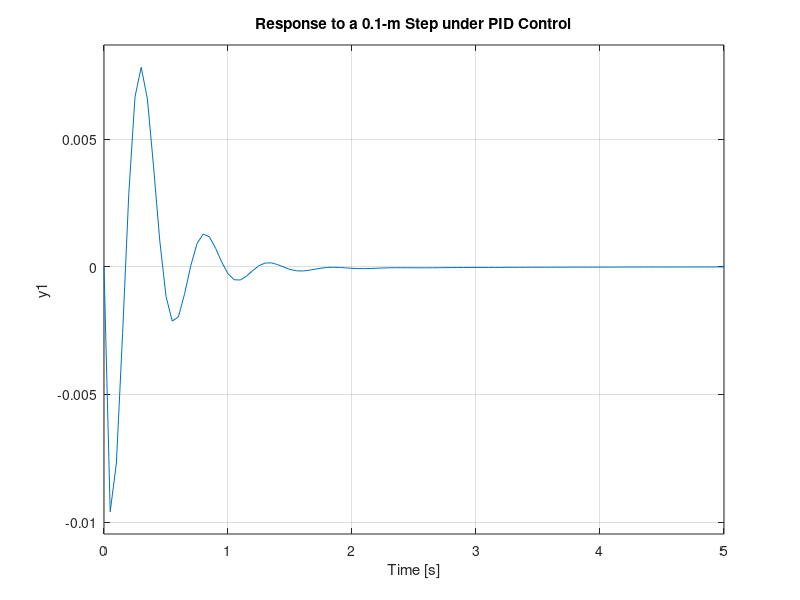
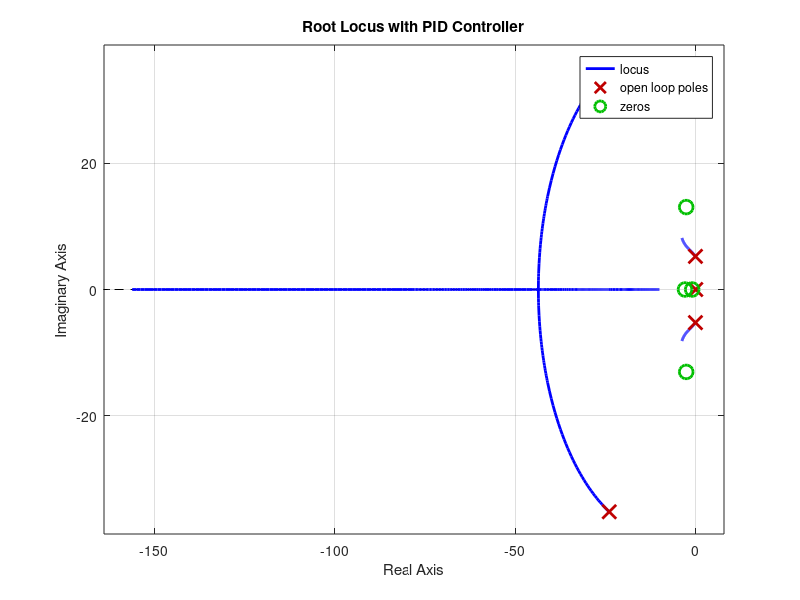

These charts were generated, in order, by the following MATLAB code: (Note: this script raises an error after producing the figures.)
% System Parameters
m1 = 2500;
m2 = 320;
k1 = 80000;
k2 = 500000;
b1 = 350;
b2 = 15020;

% Transfer Function G1(s)
nump = [(m1 + m2) b2 k2];
denp = [(m1 * m2) (m1 * (b1 + b2)) + (m2 * b1) (m1 * (k1 + k2)) + (m2 * k1) + (b1 * b2) (b1 * k2) + (b2 * k1) k1 * k2];
G1 = tf(nump, denp);

% Transfer Function G2(s)
num1 = [-(m1 * b2) -(m1 * k2) 0 0];
den1 = [(m1 * m2) (m1 * (b1 + b2)) + (m2 * b1) (m1 * (k1 + k2)) + (m2 * k1) + (b1 * b2) (b1 * k2) + (b2 * k1) k1 * k2];
G2 = tf(num1, den1);

% Transfer Function F(s)
numf = num1;
denf = nump;
F = tf(numf, denf);

% PID Controller Parameters
Kd = 208025;
Kp = 832100;
Ki = 624075;
C = pid(Kp, Ki, Kd);

% Closed-Loop System
sys_cl = F * feedback(G1, C);

% Time Vector and Step Response
t = 0:0.05:5;
figure;
step(0.1 * sys_cl, t)
title('Response to a 0.1-m Step under PID Control')

% Root Locus Design
z1 = 1;
z2 = 3;
p1 = 0;
s = tf('s');
C = ((s + z1) * (s + z2)) / (s + p1);
figure;
rlocus(C * G1)
title('Root Locus with PID Controller')
[k, poles] = rlocfind(C * G1);

% Adjusting PID Gains and Re-simulating
Kd = 2 * Kd;
Kp = 2 * Kp;
Ki = 2 * Ki;
C = pid(Kp, Ki, Kd);
sys_cl = F * feedback(G1, C);
figure;
step(0.1 * sys_cl, t)
title('Response to a 0.1-m Step w/ High-Gain PID')

% Adjust Axis for Comparison
axis([0 5 -.01 .01])
